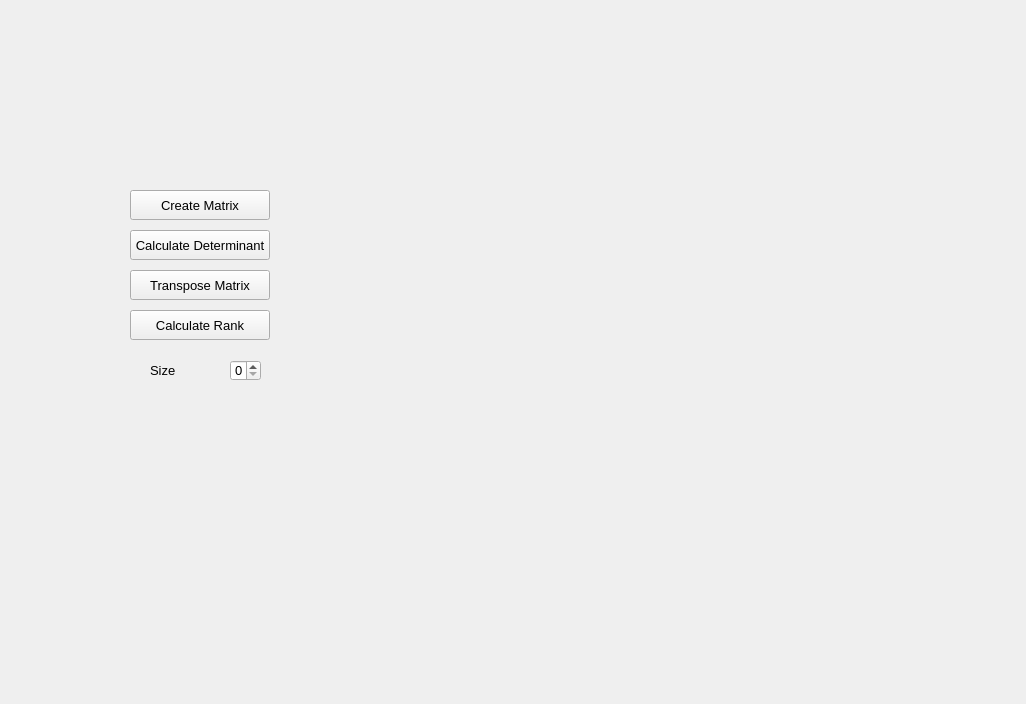
<?xml version="1.0" encoding="UTF-8"?>
<ui version="4.0">
 <class>Interface</class>
 <widget class="QWidget" name="Interface">
  <property name="geometry">
   <rect>
    <x>0</x>
    <y>0</y>
    <width>1026</width>
    <height>704</height>
   </rect>
  </property>
  <property name="windowTitle">
   <string>Interface</string>
  </property>
  <widget class="QPushButton" name="detButton">
   <property name="geometry">
    <rect>
     <x>130</x>
     <y>230</y>
     <width>140</width>
     <height>30</height>
    </rect>
   </property>
   <property name="font">
    <font>
     <pointsize>10</pointsize>
    </font>
   </property>
   <property name="text">
    <string>Calculate Determinant</string>
   </property>
  </widget>
  <widget class="QPushButton" name="rankButton">
   <property name="geometry">
    <rect>
     <x>130</x>
     <y>310</y>
     <width>140</width>
     <height>30</height>
    </rect>
   </property>
   <property name="font">
    <font>
     <pointsize>10</pointsize>
    </font>
   </property>
   <property name="text">
    <string>Calculate Rank</string>
   </property>
  </widget>
  <widget class="QPushButton" name="transposeButton">
   <property name="geometry">
    <rect>
     <x>130</x>
     <y>270</y>
     <width>140</width>
     <height>30</height>
    </rect>
   </property>
   <property name="font">
    <font>
     <pointsize>10</pointsize>
    </font>
   </property>
   <property name="text">
    <string>Transpose Matrix</string>
   </property>
  </widget>
  <widget class="QLabel" name="label">
   <property name="geometry">
    <rect>
     <x>150</x>
     <y>350</y>
     <width>101</width>
     <height>41</height>
    </rect>
   </property>
   <property name="font">
    <font>
     <pointsize>10</pointsize>
    </font>
   </property>
   <property name="text">
    <string>Size</string>
   </property>
  </widget>
  <widget class="QSpinBox" name="sizeBox">
   <property name="geometry">
    <rect>
     <x>230</x>
     <y>360</y>
     <width>31</width>
     <height>21</height>
    </rect>
   </property>
   <property name="font">
    <font>
     <pointsize>10</pointsize>
    </font>
   </property>
  </widget>
  <widget class="QPushButton" name="createButton">
   <property name="geometry">
    <rect>
     <x>130</x>
     <y>190</y>
     <width>140</width>
     <height>30</height>
    </rect>
   </property>
   <property name="font">
    <font>
     <pointsize>10</pointsize>
    </font>
   </property>
   <property name="text">
    <string>Create Matrix</string>
   </property>
  </widget>
 </widget>
 <resources/>
 <connections/>
</ui>
